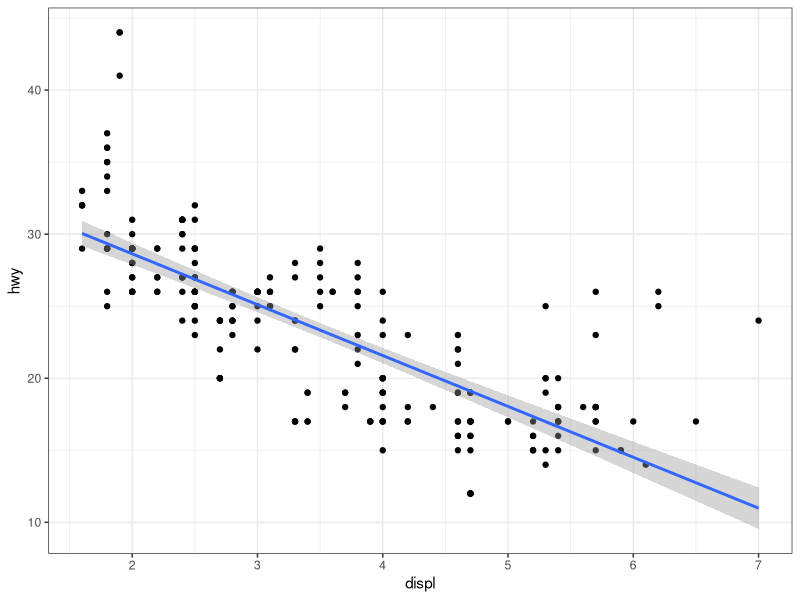
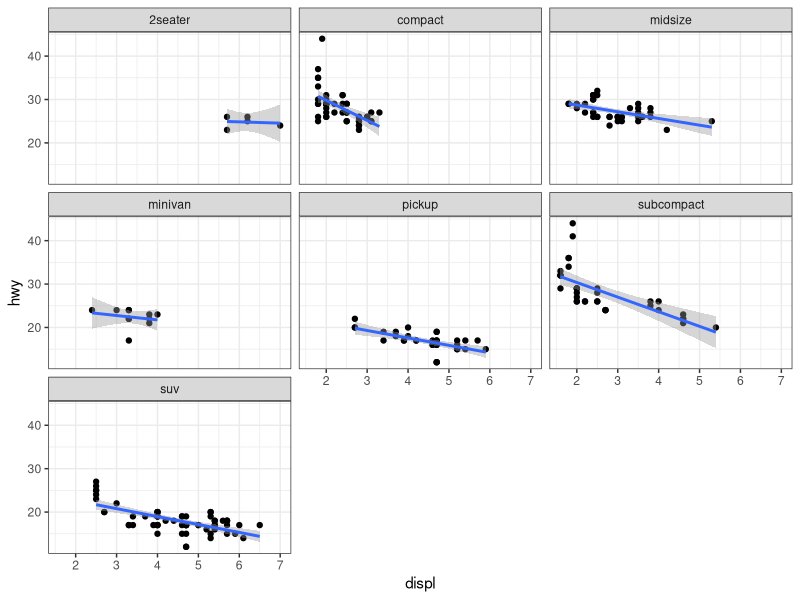
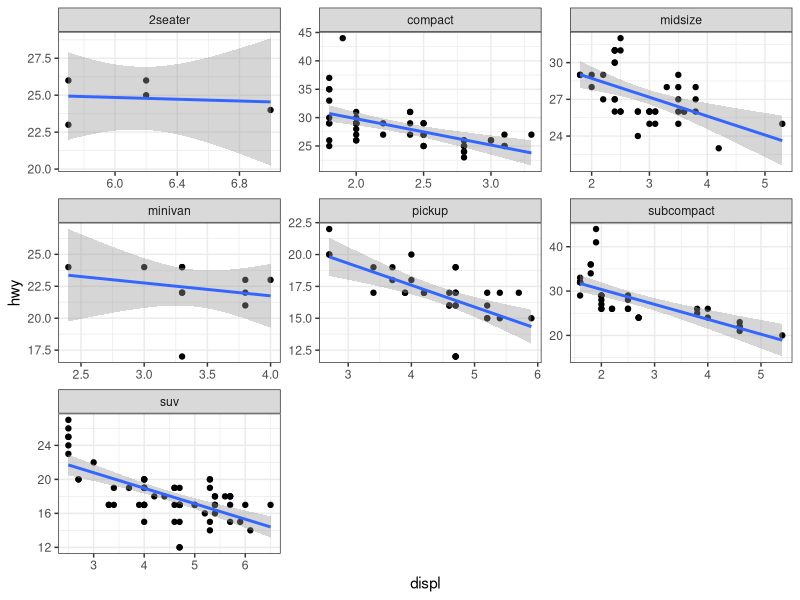
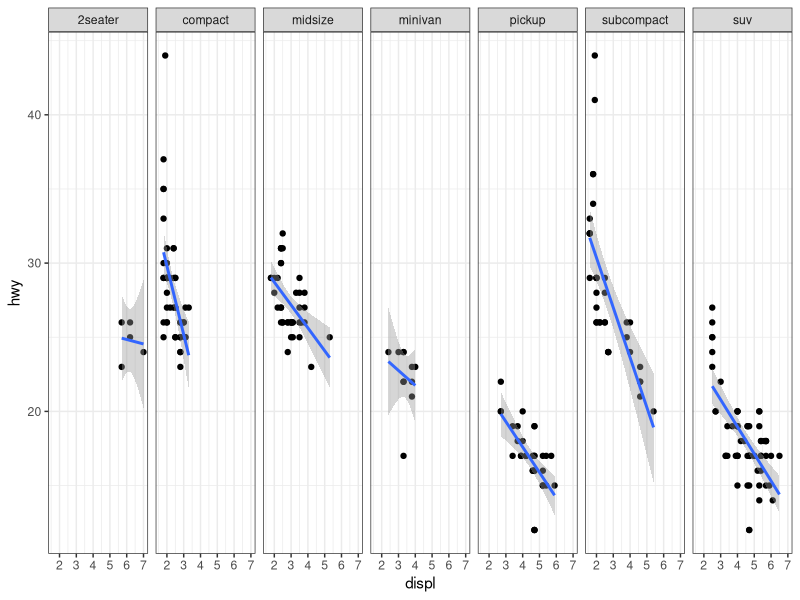
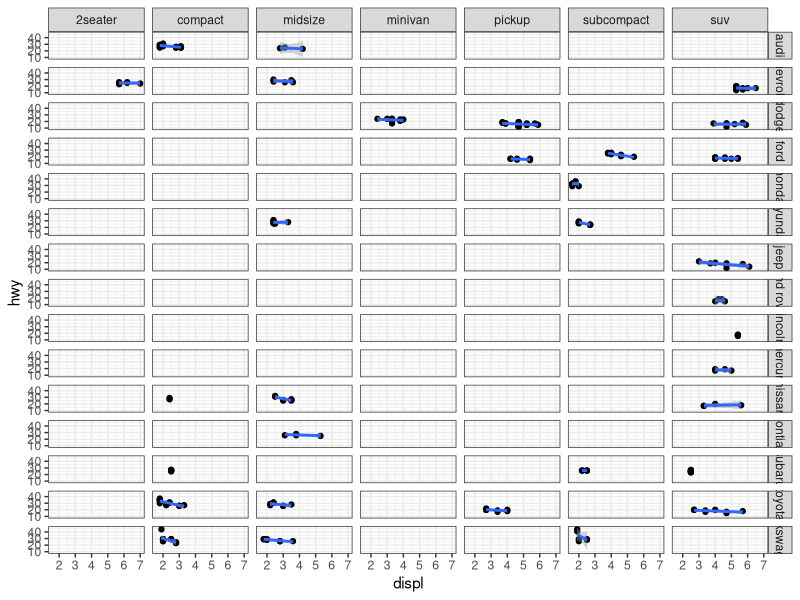
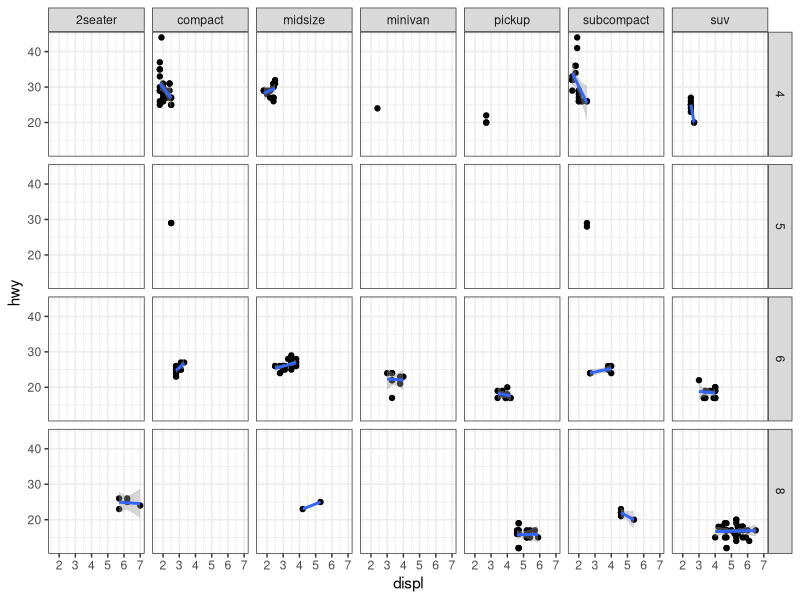
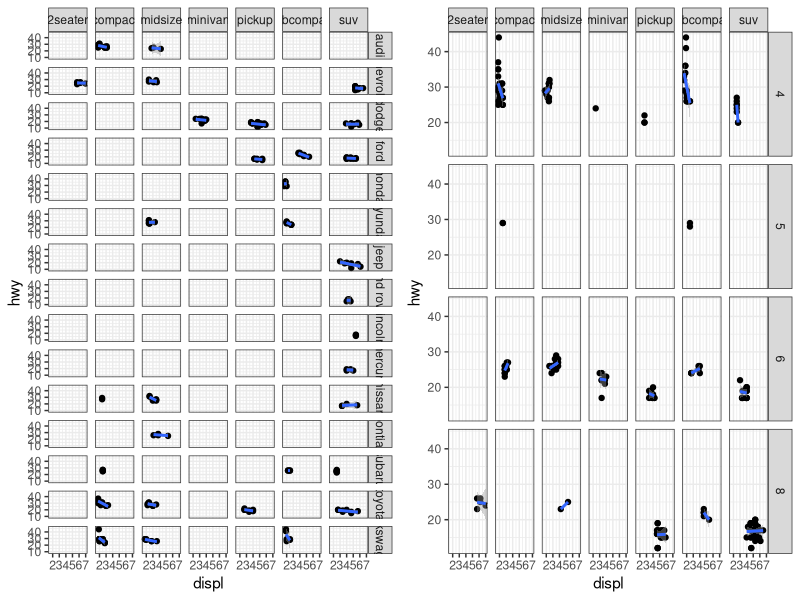
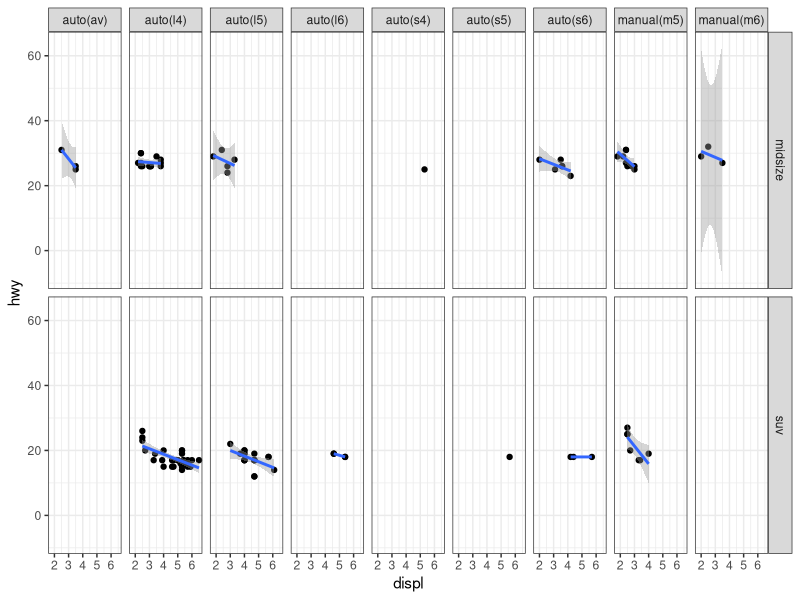

Write R code to recreate these figures, in order.
# Course Title: Mastering R Programming
# Author: Selva Prabhakaran
# URL: https://www.packtpub.com/big-data-and-business-intelligence/mastering-r-programming-video
# Contact: selva86@gmail.com
# Website: www.r-statistics.co


library(ggplot2)
data(mpg, package="ggplot2")
# mpg <- read.csv("http://goo.gl/uEeRGu")
# full link: https://raw.githubusercontent.com/selva86/datasets/master/mpg_ggplot2.csv

g <- ggplot(mpg, aes(x=displ, y=hwy)) + 
  geom_point() + 
  geom_smooth(method="lm") + 
  theme_bw()
plot(g)

# Multiple Plots with Facet Wrap and Facet Grid --------------------------------------------
g + facet_wrap( ~ class)
g + facet_wrap( ~ class, scales = "free")
g + facet_grid( ~ class)  

g1 <- g + facet_grid(manufacturer ~ class)
plot(g1)

g2 <- g + facet_grid(cyl ~ class)
plot(g2)


# Combine multiple ggplot objects in sinlge plot ------------------------------------------
library(gridExtra)
gridExtra::grid.arrange(g1, g2, ncol=2)


# Answer -----------------------------------------------------------------------------------
mpg_s <- mpg[mpg$class %in% c("suv", "midsize"), ]

library(ggplot2)
data(mpg, package="ggplot2")
# mpg <- read.csv("http://goo.gl/uEeRGu")
g <- ggplot(mpg_s, aes(x=displ, y=hwy)) + 
  geom_point() + 
  geom_smooth(method="lm") + 
  theme_bw() + 
  facet_grid(class ~ trans)
plot(g)


